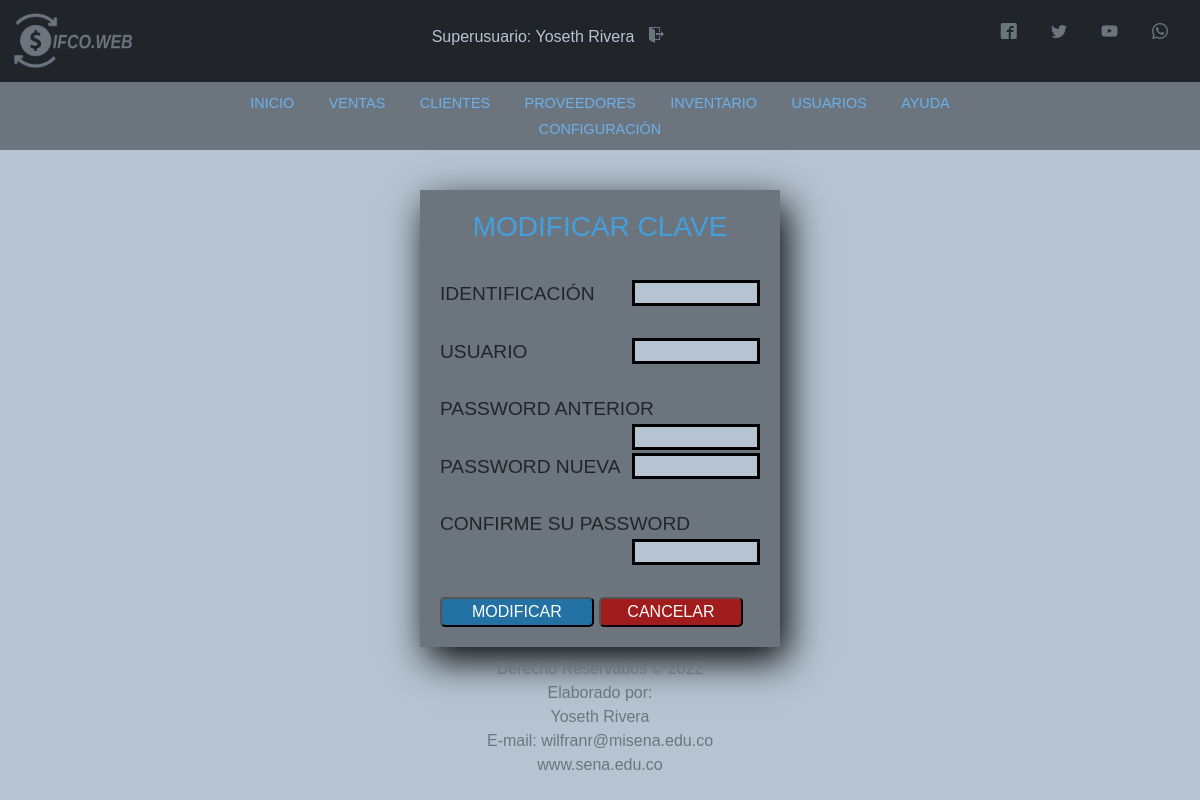
/Vista/html/mod_clave.php?usr=444 (signed in), run on an earlier commit of the app's database.
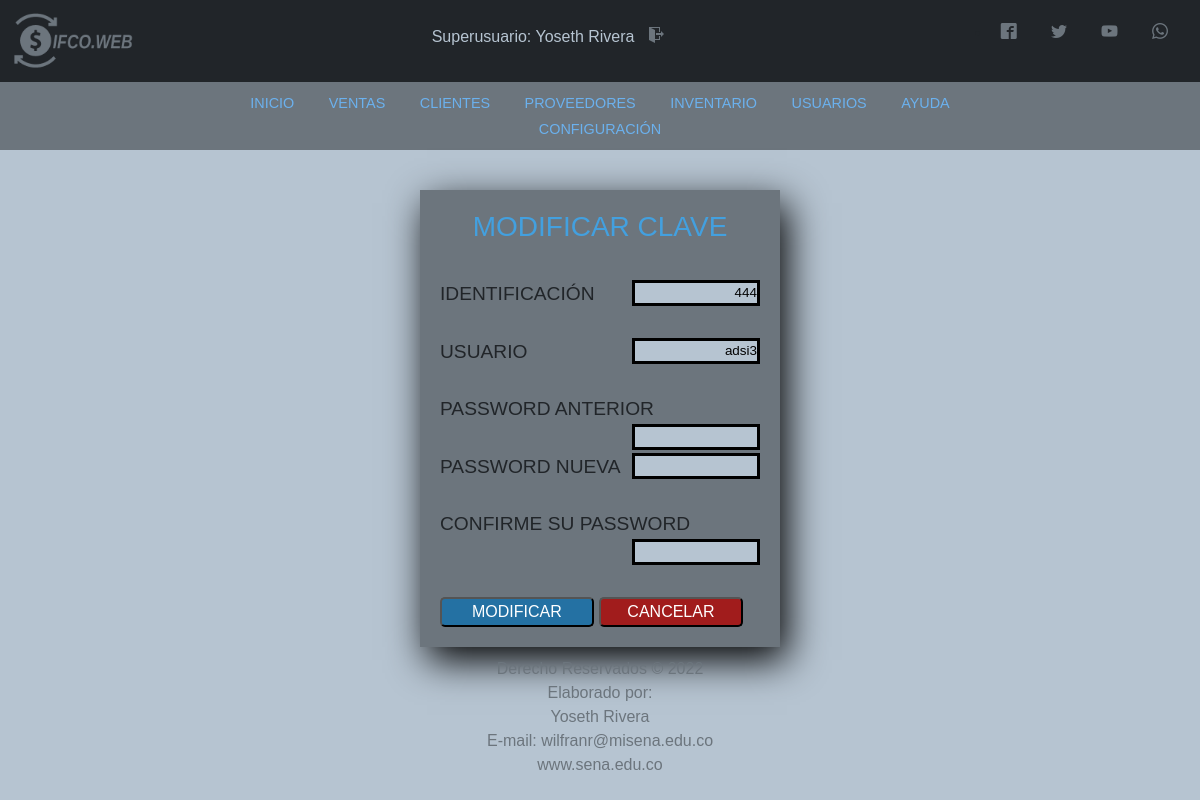
And on a later commit of the database.
### tables this page shows
CREATE TABLE `usuario` (
  `codUsuario` int(11) NOT NULL,
  `id` varchar(20) DEFAULT NULL,
  `tipoId` varchar(11) DEFAULT NULL,
  `nombre` varchar(50) DEFAULT NULL,
  `direccion` text NOT NULL,
  `telefono` varchar(20) NOT NULL,
  `correo` varchar(100) DEFAULT NULL,
  `usuario` varchar(15) DEFAULT NULL,
  `clave` varchar(100) DEFAULT NULL,
  `rol` varchar(20) DEFAULT NULL
);

### Vista/html/mod_clave.php (the view, shortened to what this page needs)
<?php
    include '../../includes/header.php';
    include '../../includes/nav.php';
    include '../../includes/script.php';
    $consult = Consult_user($_GET['usr']);
    function Consult_user($id){
    include '../../includes/conexion.php';
    $sentence = "SELECT * FROM usuario WHERE id = '".$id."'";
    $result = $conexion->query($sentence) or die ("Error al consultar: ".mysqli_error($conexion));
    $rows = $result->fetch_assoc();
    return[
        $rows['id'],
        $rows['nombre'],
        $rows['usuario'],
        $rows['clave'],
        $rows['rol'],
        $rows['tipoId'],
        $rows['direccion'],
        $rows['telefono'],
        $rows['correo']
    ];
}
?>
<!DOCTYPE html>
<html lang="es">
<head>
    <link rel="stylesheet" href="estilos.css">
    <link rel="stylesheet" href="font.css">
</head>
<body>
    <div class="agregar-usuario" id="modificar-usuario">
        <form action="../../Controlador/edit_pass.php" class="inventario" method="POST">
            <h3>MODIFICAR CLAVE</h3><br>
            <label for="id">IDENTIFICACIÓN</label>
            <input class="control-usuario" name="id" value="<?php echo $consult[0]?>" type="text" required readonly><br><br>
            <label for="consulta-codigo">USUARIO</label>
            <input class="control-usuario" name="user" value="<?php echo $consult[2]?>" type="text" required readonly><br><br>
            <label for="consulta-palabra">PASSWORD ANTERIOR</label>
            <input class="control-usuario" value="" name="pass-old" type="password" ><br><br>
            <label for="consulta-palabra">PASSWORD NUEVA</label>
            <input class="control-usuario" value="" name="pass" type="password" ><br><br>
            <label for="consulta-palabra">CONFIRME SU PASSWORD</label>
            <input class="control-usuario" value="" name="pass2" type="password" ><br><br><br>
            <input class="boton-consultar" type="submit" value="MODIFICAR">
            <a href="..//html/usuarios.php"><input class="boton-cancelar" type="button" value="CANCELAR"></a>
         </form>
    </div>
</body>
<?php include '../../includes/footer.php';?>
</html>

What changed in the data, as far as the page shows it:
added usuario: id "444"
Also different on the page:
form field user: (not shown) → "adsi3"
